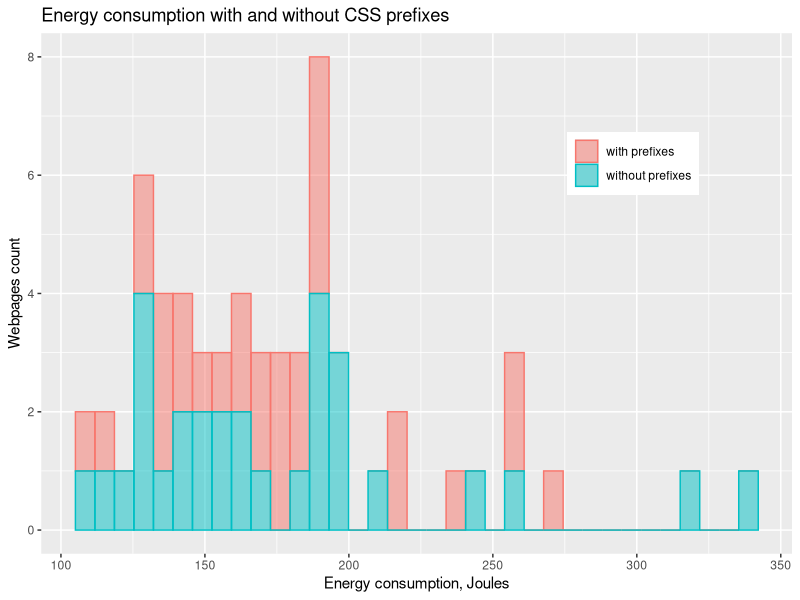
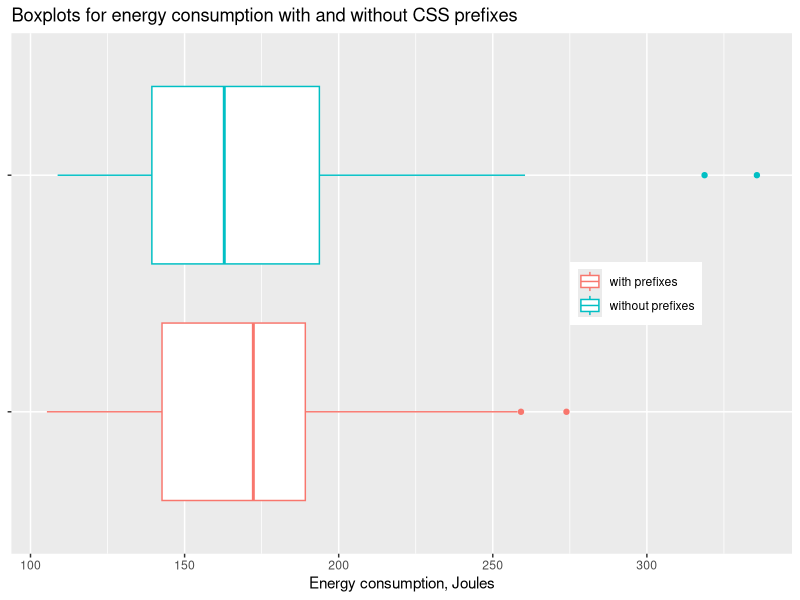
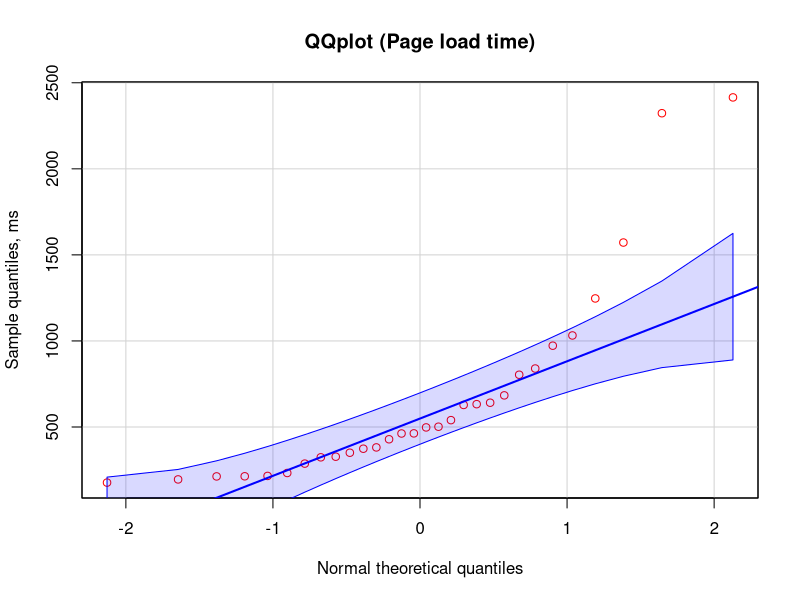
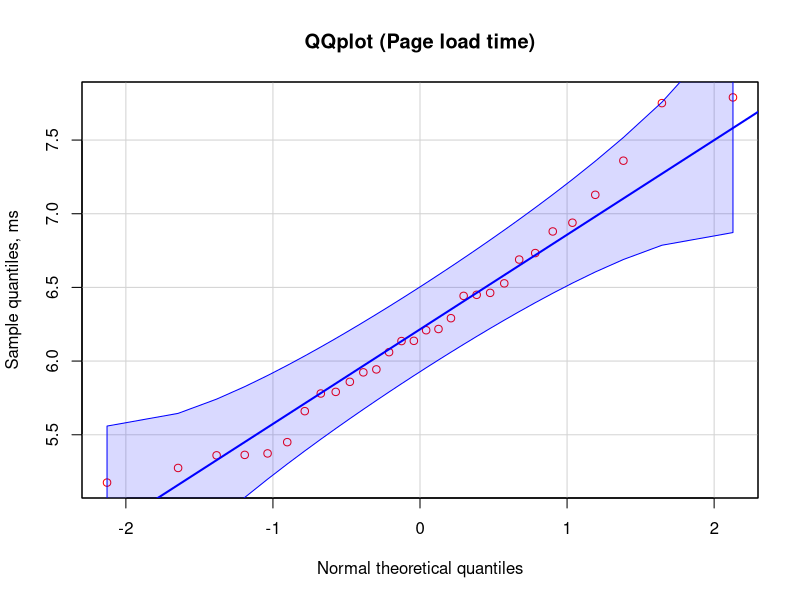
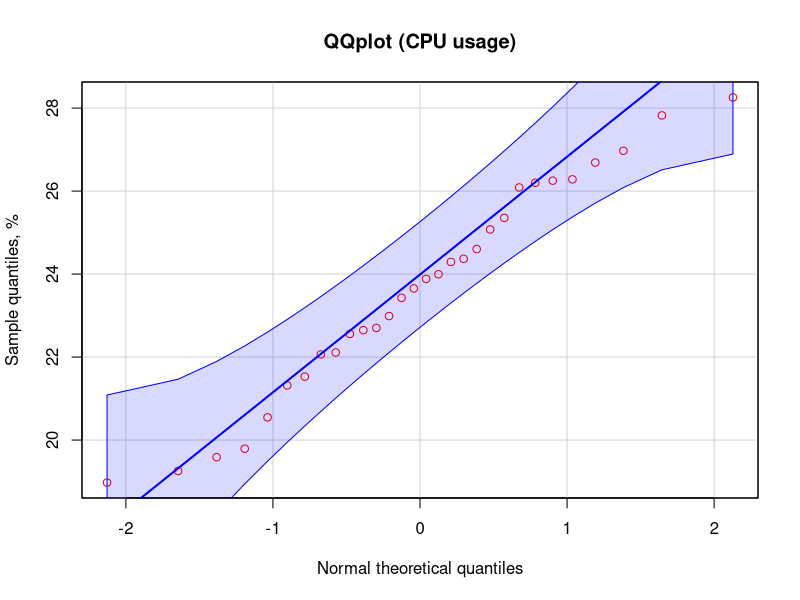
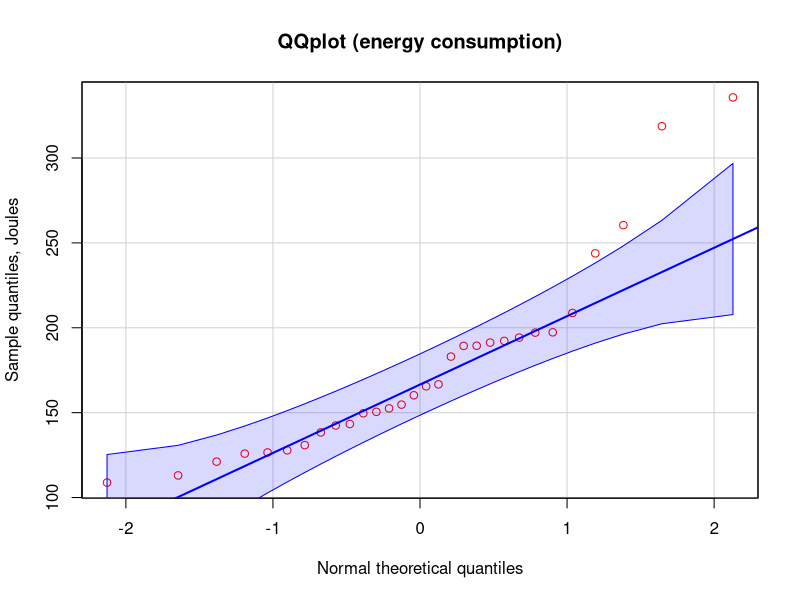

Recreate these plots in R, in order.
#=========================================================
# LOAD LIBRARIES AND DATASETS
#=========================================================
install.packages("ggplot2")
install.packages("car")
require("ggplot2")
require("car")

# Load datasets

timing_data <- read.csv(file="Timing.csv",head=TRUE,sep=",")
joule_data<-read.csv(file = 'Joule_results_combined.csv',head=TRUE,sep=",")
cpu_data<-read.csv(file = 'CPU_results_combined.csv', head=TRUE,sep=",")

##Filtering the data into two seperate sets based on data for with prefixes 
##and data for without prefixes 

colnames(joule_data) <- c("joule", "filename")
joule_data_without<-joule_data[grep("without_prefix",joule_data$filename),]
joule_data_with<-joule_data[grep("with_prefix",joule_data$filename),]

cpu_data_without<-cpu_data[grep("without_prefix",cpu_data$subject),]
cpu_data_with<-cpu_data[grep("with_prefix",cpu_data$subject),]

colnames(timing_data) <- c("loadtime", "filename")
timing_data_without<-timing_data[grep("without_prefix",timing_data$filename),]
timing_data_with<-timing_data[grep("with_prefix",timing_data$filename),]

# aggregate as mean for each website
timing_data_without_mean<- aggregate(timing_data_without[, 1], list(timing_data_without$filename), mean)
timing_data_with_mean<-  aggregate(timing_data_with[, 1], list(timing_data_with$filename), mean)

cpu_data_without_mean<-  aggregate(cpu_data_without[, 4], list(cpu_data_without$subject), mean)
cpu_data_with_mean<-  aggregate(cpu_data_with[, 4], list(cpu_data_with$subject), mean)

joule_data_without_mean<- aggregate(joule_data_without[, 1], list(joule_data_without$filename), mean)
joule_data_with_mean<- aggregate(joule_data_with[, 1], list(joule_data_with$filename), mean)

#=========================================================
# Plotting
#=========================================================

# combine dataframes for plotting histograms and boxplots

# change to timing_data_with_mean, cpu_data_with_mean or joule_data_with_mean
vals_with_prefixes <- data.frame(joule_data_with_mean[,2])

# change to timing_data_with_mean, cpu_data_with_mean or joule_data_with_mean
vals_without_prefixes <- data.frame(joule_data_without_mean[,2])

# manipulations for plotting
colnames(vals_without_prefixes) <-c("values")
colnames(vals_with_prefixes) <-c("values")

vals_with_prefixes$prefixes <- "with prefixes"
vals_without_prefixes$prefixes <- "without prefixes"

df_aggregated <- rbind(vals_with_prefixes, vals_without_prefixes)

# histograms with+without prefixes comparison
ggplot(df_aggregated, aes(values, fill = prefixes, color = prefixes)) + 
  geom_histogram(bins=35, alpha=0.5) + 
  labs(title="Energy consumption with and without CSS prefixes", x="Energy consumption, Joules", y = "Webpages count") + 
  theme(legend.title = element_blank()) + theme(
    legend.justification = c("left"),
    legend.position = c(0.7, 0.75),
  )

# boxplots with+without prefixes comparison
ggplot(df_aggregated, aes(x=prefixes, y=values, color = prefixes)) + 
  geom_boxplot() + coord_flip() + 
  labs(title="Boxplots for energy consumption with and without CSS prefixes", y="Energy consumption, Joules") + 
  theme(axis.title.y = element_blank(),
        axis.text.y = element_blank(),
        legend.title = element_blank(),
        legend.position = c(0.8, 0.5))

#=========================================================
# Statistical analysis
#=========================================================

# mean 
mean(timing_data_with_mean[,2])
mean(cpu_data_with_mean[,2])
mean(joule_data_with_mean[,2])

mean(timing_data_without_mean[,2])
mean(cpu_data_without_mean[,2])
mean(joule_data_without_mean[,2])

# median 
median(timing_data_with_mean[,2])
median(cpu_data_with_mean[,2])
median(joule_data_with_mean[,2])

median(timing_data_without_mean[,2])
median(cpu_data_without_mean[,2])
median(joule_data_without_mean[,2])

# minimum
min(timing_data_with_mean[,2])
min(cpu_data_with_mean[,2])
min(joule_data_with_mean[,2])

min(timing_data_without_mean[,2])
min(cpu_data_without_mean[,2])
min(joule_data_without_mean[,2])

# maximum 
max(timing_data_with_mean[,2])
max(cpu_data_with_mean[,2])
max(joule_data_with_mean[,2])

max(timing_data_without_mean[,2])
max(cpu_data_without_mean[,2])
max(joule_data_without_mean[,2])

#=========================================================
# Hypotesis Testing
#=========================================================

# check for normality

# not normal (page loading time)
qqPlot(timing_data_without_mean[,2], col = "red", id=FALSE,
       xlab="Normal theoretical quantiles", ylab="Sample quantiles, ms", main="QQplot (Page load time)")
shapiro.test(timing_data_without_mean[,2])

# normal log(page loading time)
qqPlot(log(timing_data_without_mean[,2]), col = "red", id=FALSE,
       xlab="Normal theoretical quantiles", ylab="Sample quantiles, ms", main="QQplot (Page load time)")
shapiro.test(log(timing_data_without_mean[,2]))

# normal (CPU usage)
qqPlot(cpu_data_without_mean[,2], col = "red", id=FALSE,
       xlab="Normal theoretical quantiles", ylab="Sample quantiles, %", main="QQplot (CPU usage)")
shapiro.test((cpu_data_without_mean[,2])^2)

# not normal (energy consumption)
qqPlot(joule_data_without_mean[,2], col = "red", id=FALSE,
       xlab="Normal theoretical quantiles", ylab="Sample quantiles, Joules", main="QQplot (energy consumption)")
shapiro.test(joule_data_without_mean[,2])

# Paired t-test

#log of page loading time
# p-value = 0.9671
t.test(x=log(timing_data_without_mean[,2]), 
       y=log(timing_data_with_mean[,2]), 
       paired=TRUE)

# CPU usage
# p-value = 0.4374
t.test(x=cpu_data_without_mean[,2], 
       y=cpu_data_with_mean[,2], 
       paired=TRUE)

# Wilcoxon rank sum test with continuity correction
# p-value = 0.6262
wilcox.test(x=joule_data_with_mean[,2], 
            y=joule_data_without_mean[,2], 
            paired = FALSE)
